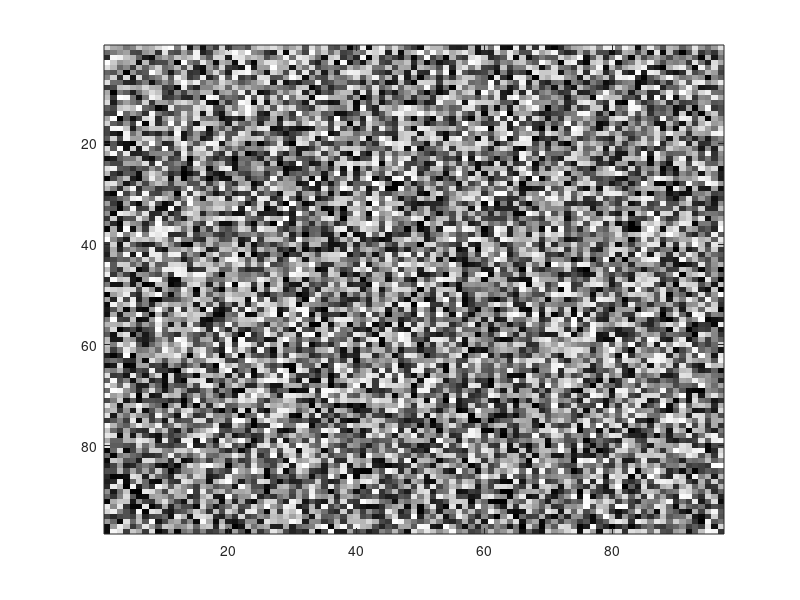

Write MATLAB code to recreate this figure. (Note: this script raises an error after producing the figure.)
clear
clc
n = 97;
ang = 0:6:179;
%x = testmat(n)';
x = rand(n);
figure('name','original x');
imagesc(x)
colormap gray
[W7,p7,~] = build7(x,ang);
[W8,p8,~] = build8(x,ang);
x_sol7 = lsqr(W7,p7,1e-6,1000);
x_sol8 = lsqr(W8,p8,1e-6,1000);
y7 = reshape(x_sol7,[n n]);
y8 = reshape(x_sol8,[n n]);
figure('name','7')
imagesc(y7)
colormap gray
figure('name','8')
imagesc(y8)
colormap gray
diff_var7 = var(x(:)-y7(:));
fprintf('\nVariance7: %f\r',diff_var7);
diff_var8 = var(x(:)-y8(:));
fprintf('\nVariance8: %f\r',diff_var8);
